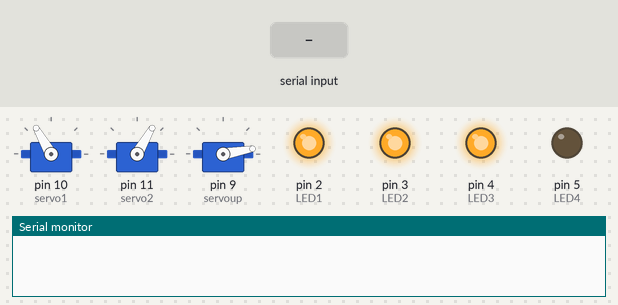
This sketch was run on a simulated Arduino Uno, built with avr-gcc and run on an emulated ATmega328P. Parts: 3 × servo, output pins drawn as LEDs (lit = HIGH), the last lines printed to the serial monitor. The inputs (shaded band) are chosen by the test bench.

Above: at 1.3 s.
1.4 s: "R" received over Serial
At 2.0 s:
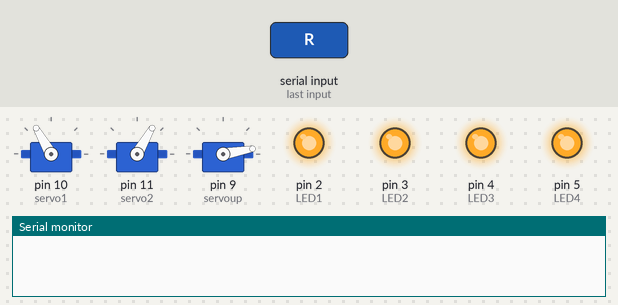
4.9 s: "1" received over Serial
At 6.5 s:
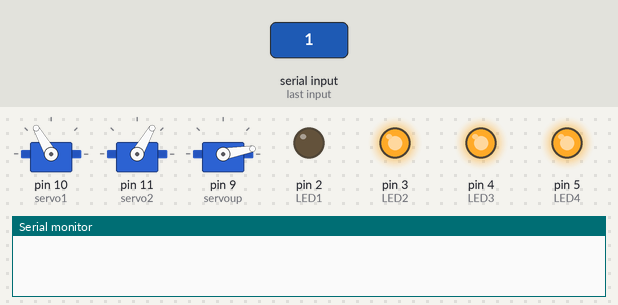
At 8.5 s:
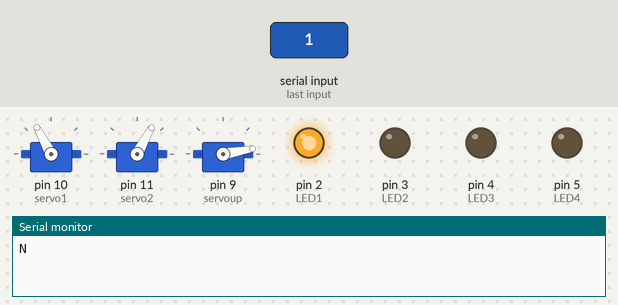
Timing chart, 0 to 22.6 s (numbered marks = the images above; inputs shaded):
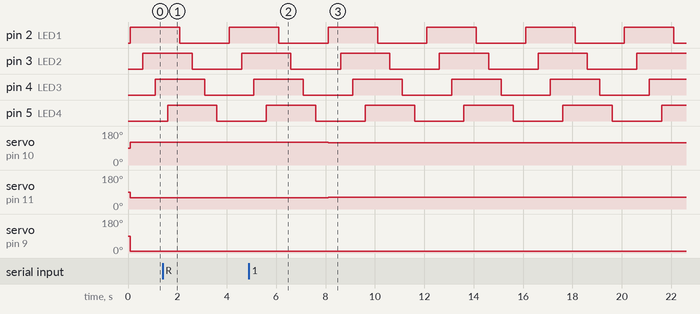

Measured:
- after the input at 4.9 s, servo on pin 10 (servo1): 120° → 118° after 3.2 s; servo on pin 11 (servo2): 60° → 61° after 3.2 s
- by itself, pin 2 (LED1), pin 3 (LED2), pin 4 (LED3), pin 5 (LED4): alternates HIGH for 2.0 s and LOW for 2.0 s

The sketch:

arm_final.ino
```cpp
#include <Servo.h>
#include <ArduinoJson.h>

// ----------------- 新增: LED引脚定义 -----------------
const int LED1 = 2;
const int LED2 = 3;
const int LED3 = 4;
const int LED4 = 5;

Servo servo1;
Servo servo2;
Servo servoup;
boolean stringComplete = false;
String inputString;  // 用来暂存接收到的原始JSON字符串

// 与原代码基本一致的变量声明
double rotate1;
double rotate2;
int updown;

double servo1Langle;
double servo2Langle;
double s1diff;
double s2diff;
double s1step;
double s2step;
int msdelay=2;

int pos;
int penpos;

// 几何及舵机控制参数
float baselen=4.5;
float arm1len=3.0;
float arm2len=6.0;
float selx;
float sely;
float pi=3.14159;

float baslenmid= baselen / 2;
float topstart= 3;
float arm3lens1;
float arm3lens2;

float S1angle;
float S2angle;
float C1angle;
float C2angle;

float S1Totangle;
float S2Totangle;

float initialangle=60;

void setup() {
  // ----------------- 新增: 初始化4个LED为输出 -----------------
  pinMode(LED1, OUTPUT);
  pinMode(LED2, OUTPUT);
  pinMode(LED3, OUTPUT);
  pinMode(LED4, OUTPUT);

  servo1.attach(10);
  servo2.attach(11);
  servoup.attach(9);
  delay(100);
  servo1Langle=120;
  servo2Langle=60;
  servo1.write(servo1Langle);
  servo2.write(servo2Langle);
  servoup.write(10);
  penpos=0;

  Serial.begin(9600);
}

void loop() {
  // 当stringComplete为true，表示已接收到完整JSON数据并以'R'结束
  if (stringComplete == true) {
    // 使用ArduinoJson解析
    StaticJsonDocument<200> doc;  // 若有需要可改大，比如 500
    DeserializationError error = deserializeJson(doc, inputString);

    if (!error) {
      // 解析成功
      rotate1 = doc["x"];
      rotate2 = doc["y"];
      updown = doc["updown"];

      // 将坐标转换为机械臂的空间坐标体系
      selx=(rotate1/50.0)+baslenmid;
      sely=(rotate2/50.0)+topstart;

      anglecalc();  // 与原函数保持一致
      S1Totangle=S1Totangle-initialangle;
      S2Totangle=180-(S2Totangle-initialangle);

      // 与原逻辑保持一致：检查角度范围，控制舵机移动
      if(S1Totangle>=0 && S1Totangle<=180 && S2Totangle>=0 && S2Totangle<=180) {
        s1diff=servo1Langle-S1Totangle;
        s2diff=servo2Langle-S2Totangle;

        if(abs(s1diff)>abs(s2diff)) {
          s1step=s1diff/abs(s1diff);
          s2step=s2diff/abs(s1diff);
          for (pos = 0; pos <= abs(s1diff); pos += 1) {
            servo1Langle=servo1Langle-s1step;
            servo2Langle=servo2Langle-s2step;
            servo1.write(servo1Langle);
            servo2.write(servo2Langle);
            delay(msdelay);
          }
          servo1.write(S1Totangle);
          servo2.write(S2Totangle);
        } else if(abs(s2diff)>0) {
          s1step=s1diff/abs(s2diff);
          s2step=s2diff/abs(s2diff);
          for (pos = 0; pos <= abs(s2diff); pos += 1) {
            servo1Langle=servo1Langle-s1step;
            servo2Langle=servo2Langle-s2step;
            servo1.write(servo1Langle);
            servo2.write(servo2Langle);
            delay(msdelay);
          }
          servo1.write(S1Totangle);
          servo2.write(S2Totangle);
        }

        servo1Langle=S1Totangle;
        servo2Langle=S2Totangle;

        // 控制笔的上下 (或多档位)
        if (updown != penpos) {
          penpos = updown;
          penupdown();
        }
      } else {
        // 如果角度超出范围，考虑抬笔或其他安全处理
        if (penpos == 1) {
          penpos = 0;
          penupdown();
        }
      }

      // ★★★ 解析成功后，打印换行版 "N" ★★★
      Serial.println("N");

    } else {
      // ★★★ 解析失败时，打印整行错误信息 ★★★
      Serial.println("JSON parse error");
    }

    // 清空输入缓存
    inputString = "";
    stringComplete = false;
  }

  // ----------------- 新增: LED循环亮灭 -----------------
  blinkLeds();
}

// ========== 多档位笔上下函数 ==========
void penupdown() {
  // 在这里添加调试输出
  Serial.print("[DEBUG] penupdown called, penpos = ");
  Serial.println(penpos);

  // 定义舵机的目标角度
  int targetAngle;

  if (penpos == 0) {
    // 笔完全抬起
    targetAngle = 5;
  } else if (penpos == 1) {
    // 完全放下
    targetAngle = 50;
  } else if (penpos == 2) {
    // 比完全放下高一点（举例：高10度）
    targetAngle = 45;
  } else if (penpos == 3) {
    // 比完全放下高更多（举例：高20度）
    targetAngle = 40;
  } else {
    // 其它未知值，防御性处理 => 抬起
    targetAngle = 5;
  }

  // 获取当前舵机角度 (近似)
  int currentAngle = servoup.read();


  if (targetAngle > currentAngle) {
    for (int p = currentAngle; p <= targetAngle; p++) {
      servoup.write(p);
      delay(msdelay);
    }
  } else {
    for (int p = currentAngle; p >= targetAngle; p--) {
      servoup.write(p);
      delay(msdelay);
    }
  }
}

void anglecalc() {
  arm3lens1 = sqrt((pow((selx - 0), 2)) + (pow((sely - 0), 2)));
  arm3lens2 = sqrt((pow((selx - baselen), 2)) + (pow((sely - 0), 2)));

  S1angle = findangle(arm1len, arm3lens1, arm2len);
  S2angle = findangle(arm1len, arm3lens2, arm2len);
  C1angle = findangle(baselen, arm3lens1, arm3lens2);
  C2angle = findangle(baselen, arm3lens2, arm3lens1);

  S1Totangle = round((S1angle + C1angle)*100)/100.00;
  S2Totangle = round((S2angle + C2angle)*100)/100.00;
}

float findangle(float opp, float adj, float hyp) {
  float Scal2 = (pow(opp, 2) + pow(adj, 2) - pow(hyp, 2)) / (2.0 * opp * adj);
  float Scal = acos(Scal2);
  Scal = findangle(Scal);
  return Scal;
}

float findangle(float radians) {
  float degree;
  degree = radians * (180 / 3.14159);
  return degree;
}

void serialEvent() {
  while (Serial.available()) {
    char inChar = (char)Serial.read();
    if (inChar == 'R') {
      stringComplete = true;
    } else {
      inputString += inChar;
    }
  }
}

void blinkLeds() {
  digitalWrite(LED1, HIGH);   delay(500);
  digitalWrite(LED2, HIGH);   delay(500);
  digitalWrite(LED3, HIGH);   delay(500);
  digitalWrite(LED4, HIGH);   delay(500);

  digitalWrite(LED1, LOW);    delay(500);
  digitalWrite(LED2, LOW);    delay(500);
  digitalWrite(LED3, LOW);    delay(500);
  digitalWrite(LED4, LOW);    delay(500);
}
```
